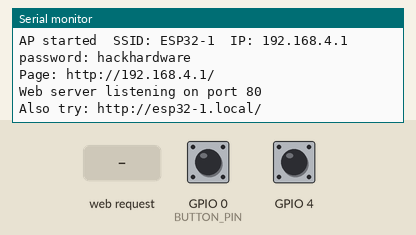
This sketch was run on a simulated ESP32-S3. Parts: the last lines printed to the serial monitor. The inputs (shaded band) are chosen by the test bench; at power-on: GPIO 0 (BUTTON_PIN) HIGH, GPIO 4 HIGH. WiFi joins after 1.5 s; servers stay silent unless stated.

Above: at 1.5 s.
1.6 s: GPIO 0 (BUTTON_PIN) pulled LOW for 0.15 s
At 2.8 s:
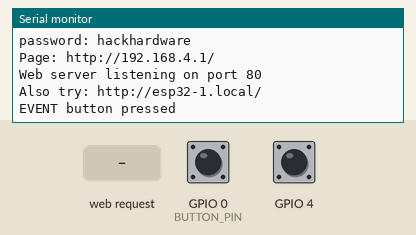
3.2 s: HTTP request GET /api/led?state=on received
At 4.4 s:
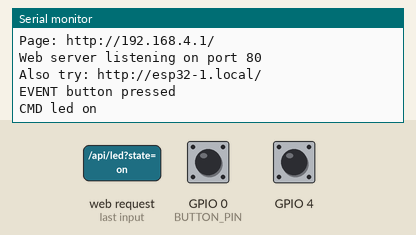
4.7 s: HTTP request GET /api/led?state=off received
At 5.6 s:
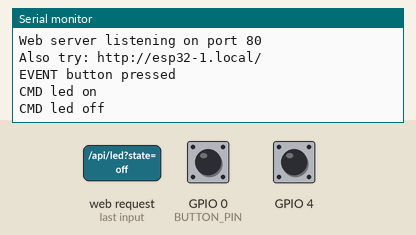
6.2 s: HTTP request GET /api/led?state=toggle received
At 6.7 s:
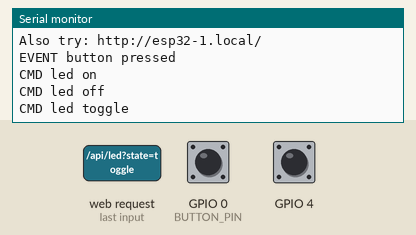

Measured:
- after the input at 1.6 s, the serial monitor: prints a new line at once (image 1)
- after the input at 3.2 s, the serial monitor: prints a new line at once (image 2)
- after the input at 4.7 s, the serial monitor: prints a new line at once (image 3)
- after the input at 6.2 s, the serial monitor: prints a new line at once (image 4)

The sketch:

04_web_dashboard.ino
```cpp
/*
 * Task 4: web dashboard
 *
 * Goal: the board serves a web page to your phone. The page shows the
 * board's status every second and has buttons that control the LED
 * (on/off and blink patterns).
 *
 * What to look for: Serial Monitor prints the URL. Join the Wi-Fi network
 * named BOARD_NAME on your phone, open http://192.168.4.1/ and tap "LED on".
 *
 * Lines to edit: BOARD_NAME in config.h. Then look for the two
 * "add your own" comments to add a status field and a command.
 *
 * Concepts: HTTP routes (URL -> handler function), JSON as the shared
 * language between C++ and JavaScript, a loop with no delay() that runs a
 * pattern state machine from millis().
 */

#include <WiFi.h>
#include <WebServer.h>
#include <ESPmDNS.h>
#include "config.h"
#include "page.h"             // PAGE_HTML lives there (it is long)

const int           WIFI_CHANNEL   = 1;      // fixed channel so Task 5 can join in
const unsigned long BLINK_MS       = 500;
const unsigned long DEBOUNCE_MS    = 30;
const unsigned long STA_TIMEOUT_MS = 15000;

// ----- LED patterns -------------------------------------------------------
enum Pattern { OFF, ON, BLINK, SOS };
const char* PATTERN_NAMES[] = { "off", "on", "blink", "sos" };

// SOS = ... --- ...  Each step: LED on/off + how long to hold it.
struct Step { bool on; unsigned long ms; };
const unsigned long DOT = 150, DASH = 450, GAP = 150, LETTER_GAP = 450, WORD_GAP = 1500;
const Step SOS_STEPS[] = {
  {true, DOT}, {false, GAP}, {true, DOT}, {false, GAP}, {true, DOT}, {false, LETTER_GAP},     // S
  {true, DASH}, {false, GAP}, {true, DASH}, {false, GAP}, {true, DASH}, {false, LETTER_GAP},  // O
  {true, DOT}, {false, GAP}, {true, DOT}, {false, GAP}, {true, DOT}, {false, WORD_GAP},       // S
};
const int SOS_STEP_COUNT = sizeof(SOS_STEPS) / sizeof(SOS_STEPS[0]);

// ----- state --------------------------------------------------------------
WebServer server(80);              // the web server, listening on the normal HTTP port
Pattern       pattern       = BLINK;
bool          ledOn         = false;
unsigned long lastBlinkAt   = 0;
int           sosStep       = 0;
unsigned long sosStepAt     = 0;
int           lastButtonReading = HIGH, buttonState = HIGH;
unsigned long lastButtonChangeAt = 0;

// ---------------------------------------------------------------------------
void setup() {
  Serial.begin(SERIAL_BAUD);
  delay(300);
  touchRead(TOUCH_PIN);        // first touch reading is garbage while the sensor calibrates; discard it
  printBanner();
#if !LED_IS_RGB
  pinMode(LED_PIN, OUTPUT);   // plain LED only; rgbLedWrite() sets its own pin up
#endif
  pinMode(BUTTON_PIN, INPUT_PULLUP);

  startWifi();           // Wi-Fi AP (or join a hotspot)
  startServer();         // web server routes
  startNameService();    // http://<board-name>.local/
}

void loop() {
  server.handleClient();   // answer any waiting phone request (fast, does not block)
  runPattern();            // keep the LED moving
  checkButton();           // BOOT button still toggles the LED
}

// ---------------------------------------------------------------------------
// Wi-Fi
// ---------------------------------------------------------------------------
void startWifi() {
#if USE_STATION_MODE
  WiFi.mode(WIFI_STA);
  WiFi.begin(WIFI_SSID, WIFI_PASS);
  Serial.print("Joining "); Serial.print(WIFI_SSID);
  unsigned long startedAt = millis();
  while (WiFi.status() != WL_CONNECTED && millis() - startedAt < STA_TIMEOUT_MS) {
    delay(250); Serial.print('.');
  }
  Serial.println();
  if (WiFi.status() == WL_CONNECTED) {
    Serial.print("Page: http://"); Serial.print(WiFi.localIP()); Serial.println("/");
    return;
  }
  Serial.println("Could not join hotspot, starting our own access point instead.");
#endif
  WiFi.mode(WIFI_AP);
  WiFi.softAP(BOARD_NAME, AP_PASSWORD, WIFI_CHANNEL);
  Serial.print("AP started  SSID: "); Serial.print(BOARD_NAME);
  Serial.print("  IP: "); Serial.println(WiFi.softAPIP());
  Serial.print("password: "); Serial.println(AP_PASSWORD);
  Serial.print("Page: http://"); Serial.print(WiFi.softAPIP()); Serial.println("/");
}

void startNameService() {
  String host = String(BOARD_NAME);
  host.toLowerCase();
  if (MDNS.begin(host.c_str())) {
    MDNS.addService("http", "tcp", 80);
    Serial.print("Also try: http://"); Serial.print(host); Serial.println(".local/");
  }
}

// ---------------------------------------------------------------------------
// Web server: every URL maps to one small handler function.
// ---------------------------------------------------------------------------
void startServer() {
  server.on("/",            HTTP_GET, handlePage);
  server.on("/api/ping",    HTTP_GET, handlePing);
  server.on("/api/status",  HTTP_GET, handleStatus);
  server.on("/api/led",     HTTP_GET, handleLedCommand);
  server.on("/api/pattern", HTTP_GET, handlePatternCommand);
  // ---- add your own command here ----
  // for example: server.on("/api/blink", HTTP_GET, handleBlink);
  server.onNotFound(handleNotFound);
  server.begin();
  Serial.println("Web server listening on port 80");
}

void handlePage() {
  server.send_P(200, "text/html", PAGE_HTML);   // _P = read straight from flash
}

void handlePing() {
  sendJson(200, "{\"ok\":true}");
}

void handleStatus() {
  sendJson(200, buildStatusJson());
}

// /api/led?state=on|off|toggle
void handleLedCommand() {
  String state = server.arg("state");
  if      (state == "on")     setLedEnabled(true);
  else if (state == "off")    setLedEnabled(false);
  else if (state == "toggle") setLedEnabled(pattern == OFF);
  else { sendJson(400, "{\"ok\":false,\"error\":\"state must be on, off or toggle\"}"); return; }
  Serial.print("CMD led "); Serial.println(state);
  sendJson(200, buildStatusJson());
}

// /api/pattern?name=off|on|blink|sos
void handlePatternCommand() {
  String name = server.arg("name");
  for (int i = 0; i < 4; i++) {
    if (name == PATTERN_NAMES[i]) {
      setPattern((Pattern)i);
      Serial.print("CMD pattern "); Serial.println(name);
      sendJson(200, buildStatusJson());
      return;
    }
  }
  sendJson(400, "{\"ok\":false,\"error\":\"unknown pattern\"}");
}

void handleNotFound() {
  sendJson(404, "{\"ok\":false,\"error\":\"no such route\"}");
}

// JSON must never be cached by the phone, or it would show stale numbers.
void sendJson(int code, const String& body) {
  server.sendHeader("Cache-Control", "no-store");
  server.send(code, "application/json", body);
}

// Build the JSON by hand: {"key":value,...}. Strings get quotes, numbers don't.
String buildStatusJson() {
  String json = "{\"ok\":true";
  json += ",\"name\":\"" + String(BOARD_NAME) + "\"";
  json += ",\"uptime_s\":" + String(millis() / 1000.0, 1);
  json += ",\"temp_c\":"   + String(temperatureRead(), 1);
  json += ",\"touch\":"    + String(touchRead(TOUCH_PIN));
  json += ",\"button\":"   + String(buttonState == LOW ? 1 : 0);
  json += ",\"led\":"      + String(ledOn ? 1 : 0);
  json += ",\"pattern\":\"" + String(PATTERN_NAMES[pattern]) + "\"";
#if USE_STATION_MODE
  json += ",\"clients\":1,\"rssi\":" + String(WiFi.RSSI());
#else
  json += ",\"clients\":" + String(WiFi.softAPgetStationNum()) + ",\"rssi\":null";
#endif
  json += ",\"heap_free\":" + String(ESP.getFreeHeap());
  json += ",\"chip\":\""    + String(ESP.getChipModel()) + "\"";
  // ---- add your own status field here ----
  // for example: json += ",\"adc34\":" + String(analogRead(34));
  json += "}";
  return json;
}

// ---------------------------------------------------------------------------
// LED pattern state machine: called thousands of times per second, never blocks.
// ---------------------------------------------------------------------------
void runPattern() {
  unsigned long now = millis();
  switch (pattern) {
    case OFF: setLed(false); break;
    case ON:  setLed(true);  break;
    case BLINK:
      if (now - lastBlinkAt >= BLINK_MS) { lastBlinkAt = now; setLed(!ledOn); }
      break;
    case SOS:
      // Hold the current step for its duration, then move to the next one.
      if (now - sosStepAt >= SOS_STEPS[sosStep].ms) {
        sosStepAt = now;
        sosStep = (sosStep + 1) % SOS_STEP_COUNT;   // wrap around to repeat
        setLed(SOS_STEPS[sosStep].on);
      }
      break;
  }
}

void setPattern(Pattern p) {
  pattern = p;
  sosStep = 0;                 // restart SOS from the first dot
  sosStepAt = millis();
  lastBlinkAt = millis();
  if (p == SOS) setLed(SOS_STEPS[0].on);
  if (p == OFF) setLed(false);   // reflect the change right away, not on the next blink tick
}

// "LED on" means: if it was off, start blinking. Any active pattern counts as on.
void setLedEnabled(bool on) {
  if (on && pattern == OFF) setPattern(BLINK);
  if (!on) setPattern(OFF);
}

void setLed(bool on) {
  ledOn = on;
#if LED_IS_RGB
  uint8_t v = on ? LED_BRIGHTNESS : 0;   // addressable RGB LED: equal r,g,b = white
  rgbLedWrite(LED_PIN, v, v, v);
#else
  digitalWrite(LED_PIN, on ? HIGH : LOW);
#endif
}

// Same edge + debounce logic as Task 2.
void checkButton() {
  int reading = digitalRead(BUTTON_PIN);
  if (reading != lastButtonReading) { lastButtonChangeAt = millis(); lastButtonReading = reading; }
  if (millis() - lastButtonChangeAt >= DEBOUNCE_MS && reading != buttonState) {
    buttonState = reading;
    if (buttonState == LOW) {
      Serial.println("EVENT button pressed");
      setLedEnabled(pattern == OFF);
    }
  }
}

void printBanner() {
  Serial.println();
  Serial.print("["); Serial.print(BOARD_NAME); Serial.println("] Task 4: web dashboard");
}
```

page.h
```cpp
// page.h - the web page the board serves, stored in flash (PROGMEM).
//
// This is one self-contained HTML file: CSS and JavaScript inline, no
// internet needed. The board sends it as-is when a phone asks for "/".
// The JavaScript at the bottom calls /api/status once a second and fills
// in the table. Edit the HTML freely; to the ESP32 it is just text.

#pragma once
#include <pgmspace.h>

const char PAGE_HTML[] PROGMEM = R"rawliteral(<!DOCTYPE html>
<html lang="en"><head><meta charset="utf-8">
<meta name="viewport" content="width=device-width,initial-scale=1">
<title>ESP32</title>
<style>
body{margin:0;padding:16px;background:#fff;color:#000;font:16px/1.5 -apple-system,"Segoe UI",Roboto,Helvetica,Arial,sans-serif}
main{max-width:560px;margin:0 auto}
h1{font-size:1.6em;margin:0 0 12px}
h2{font-size:1.1em;margin:20px 0 6px}
table{width:100%;border-collapse:collapse}
td,th{padding:6px 4px;border-bottom:1px solid #ddd;text-align:left;vertical-align:top}
td:first-child{width:45%}
.buttons{margin:14px 0}
button{font:inherit;padding:8px 14px;margin:0 6px 6px 0}
#conn{margin:4px 0 0}
pre{margin:0;padding:8px;border:1px solid #ddd;font-size:14px;white-space:pre-wrap;word-break:break-word;min-height:3em}
</style></head><body><main>
<h1 id="name">ESP32</h1>

<table>
<tr><td>Uptime</td><td id="uptime">-</td></tr>
<tr><td>Chip temperature</td><td id="temp">-</td></tr>
<tr><td>Touch</td><td id="touch">-</td></tr>
<tr><td>Button</td><td id="button">-</td></tr>
<tr><td>LED</td><td id="led">-</td></tr>
<tr><td>Pattern</td><td id="pattern">-</td></tr>
<tr><td>Connected devices</td><td id="clients">-</td></tr>
<tr><td>Free heap</td><td id="heap">-</td></tr>
<tr><td>Chip</td><td id="chip">-</td></tr>
</table>

<div class="buttons">
<button onclick="cmd('/api/led?state=on','LED on')">LED on</button>
<button onclick="cmd('/api/led?state=off','LED off')">LED off</button>
<br>
<button onclick="cmd('/api/pattern?name=off','pattern off')">off</button>
<button onclick="cmd('/api/pattern?name=on','pattern on')">on</button>
<button onclick="cmd('/api/pattern?name=blink','pattern blink')">blink</button>
<button onclick="cmd('/api/pattern?name=sos','pattern sos')">sos</button>
</div>

<p id="conn">waiting for the first response</p>

<h2>Event log</h2>
<pre id="log"></pre>
</main>
<script>
var $=function(id){return document.getElementById(id)};
var lines=[],last={},lastOk=0;
function log(m){
  var t=new Date().toTimeString().slice(0,8);
  lines.push(t+' '+m);if(lines.length>10)lines.shift();
  $('log').textContent=lines.join('\n');
}
function fmtUptime(s){
  s=Math.floor(s);var h=Math.floor(s/3600),m=Math.floor(s%3600/60),x=s%60;
  return (h?h+' h ':'')+(h||m?m+' min ':'')+x+' s';
}
function render(d){
  $('name').textContent=d.name;document.title=d.name;
  $('uptime').textContent=fmtUptime(d.uptime_s);
  $('temp').textContent=d.temp_c.toFixed(1)+' \u00b0C';
  $('touch').textContent=d.touch;
  $('button').textContent=d.button?'pressed':'released';
  $('led').textContent=d.led?'on':'off';
  $('pattern').textContent=d.pattern;
  $('clients').textContent=d.clients+(d.rssi!=null?' (RSSI '+d.rssi+' dBm)':'');
  $('heap').textContent=Math.round(d.heap_free/1024)+' KB';
  $('chip').textContent=d.chip;
  if(last.pattern!==undefined&&last.pattern!==d.pattern)log('pattern changed to '+d.pattern);
  if(last.button!==undefined&&d.button&&!last.button)log('button pressed');
  last=d;
}
function poll(){
  fetch('/api/status',{cache:'no-store'}).then(function(r){
    if(!r.ok)throw 0;return r.json();
  }).then(function(d){
    if(lastOk&&Date.now()-lastOk>3000)log('connection is back');
    lastOk=Date.now();render(d);
  }).catch(function(){});
}
function tick(){
  if(!lastOk)return;
  var age=(Date.now()-lastOk)/1000;
  $('conn').textContent=age<3?'updated '+age.toFixed(1)+' s ago':'no response for '+Math.floor(age)+' s';
}
function cmd(url,label){
  fetch(url,{cache:'no-store'}).then(function(r){return r.json()}).then(function(d){
    log(label+(d.ok?': ok':': error, '+d.error));
    if(d.ok){lastOk=Date.now();render(d);}
  }).catch(function(){log(label+': no reply');});
}
log('page loaded');
poll();setInterval(poll,1000);setInterval(tick,200);
</script></body></html>)rawliteral";
```

config.h
```cpp
// config.h - shared settings for every task.
//
// Arduino only lets a sketch #include files that live in its own folder, so
// each task folder has an identical copy of this file. Edit the values here,
// not in the .ino files. If you change something, copy it to the other folders.

#pragma once

// ---------------------------------------------------------------------------
// Your board
// ---------------------------------------------------------------------------

// A name for your board. Letters, digits and dashes only, max 11 characters
// (it has to fit in an ESP-NOW message in Task 5). This becomes the name of
// the Wi-Fi network your board creates, so pick something nobody else in the
// room will pick.
#define BOARD_NAME "ESP32-1"

// ---------------------------------------------------------------------------
// Pins. Written for the ESP32-S3-DevKitC-1. See the bottom for other boards.
// ---------------------------------------------------------------------------

// The DevKitC-1 has no plain LED. It has an addressable RGB LED (WS2812 type)
// controlled through ONE data pin: GPIO 38 on the v1.1 board (the common one
// now), GPIO 48 on the original. Both are sold and look the same. If nothing
// lights up in Task 1, change 38 to 48.
#define LED_PIN 38

// 1 = LED_PIN drives an addressable RGB LED (rgbLedWrite).
// 0 = LED_PIN drives a plain LED (digitalWrite), like on a classic ESP32 DevKit.
#define LED_IS_RGB 1

// Brightness of the RGB LED when "on", 0-255. It is very bright; 40 is plenty.
#define LED_BRIGHTNESS 40

// The BOOT button on the board is wired to GPIO 0. Pressed = LOW (0).
#define BUTTON_PIN 0

// Capacitive touch input. T4 is GPIO 4 (header pin labelled "4", left side).
// On the ESP32-S3 the value goes UP when you touch the pin.
#define TOUCH_PIN T4

// Classic ESP32 DevKit V1 / WROOM-32 instead? Use:
//   LED_PIN 2, LED_IS_RGB 0, TOUCH_PIN T0 (also GPIO 4; the value goes DOWN).

// ---------------------------------------------------------------------------
// Serial
// ---------------------------------------------------------------------------

// Speed of the USB serial link. The Serial Monitor must be set to the same
// number (115200) or you will see garbage characters.
#define SERIAL_BAUD 115200

// ---------------------------------------------------------------------------
// Wi-Fi (used from Task 3 onwards)
// ---------------------------------------------------------------------------

// Password of the Wi-Fi network your board creates. WPA2 needs 8+ characters.
// Change it if you do not want classmates connecting to your board.
#define AP_PASSWORD "hackhardware"

// 0 = the board creates its own Wi-Fi network named BOARD_NAME and phones
//     connect directly to it. Works everywhere, no internet needed. Default.
// 1 = the board joins an existing network (for example your phone hotspot)
//     using WIFI_SSID / WIFI_PASS below. Campus Wi-Fi usually blocks this;
//     use a personal hotspot instead.
#define USE_STATION_MODE 0

// Only used when USE_STATION_MODE is 1. Fill in your hotspot's name/password.
#define WIFI_SSID "YOUR-HOTSPOT-NAME"
#define WIFI_PASS "YOUR-HOTSPOT-PASSWORD"
```
